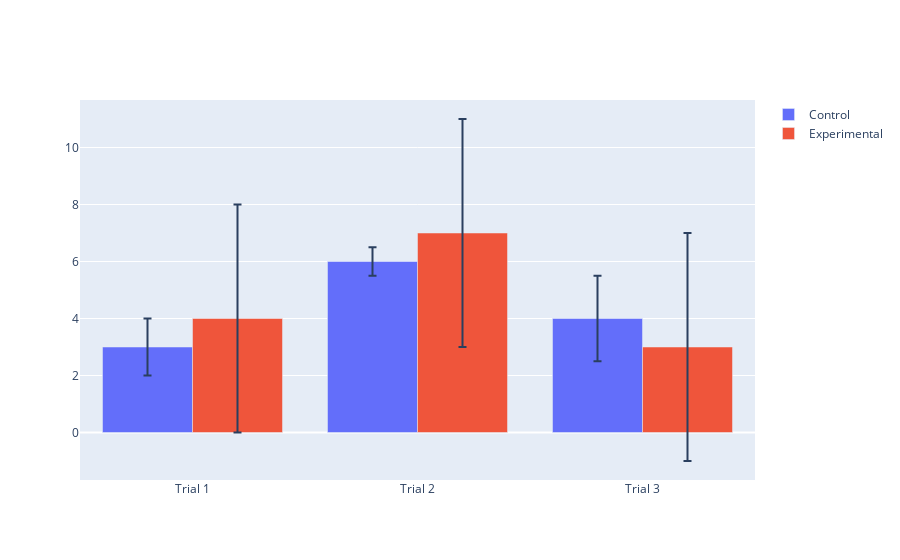

The notebook cell this image was saved under:
### Code cell
fig = go.Figure()
fig.add_trace(go.Bar(
    name='Control',
    x=['Trial 1', 'Trial 2', 'Trial 3'], y=[3, 6, 4],
    error_y=dict(type='data', array=[1, 0.5, 1.5])
))
fig.add_trace(go.Bar(
    name='Experimental',
    x=['Trial 1', 'Trial 2', 'Trial 3'], y=[4, 7, 3],
    error_y=dict(type='data', array=[4, 4, 4])
))
fig.update_layout(barmode='group')
fig.show()

### Figure 1 — Plotly figure (JSON) as saved in the notebook; plotly's stock layout.template omitted (floating-point values rounded to 4 significant figures)
{"data": [{"error_y": {"array": [1, 0.5, 1.5], "type": "data"}, "name": "Control", "type": "bar", "x": ["Trial 1", "Trial 2", "Trial 3"], "y": [3, 6, 4]}, {"error_y": {"array": [4, 4, 4], "type": "data"}, "name": "Experimental", "type": "bar", "x": ["Trial 1", "Trial 2", "Trial 3"], "y": [4, 7, 3]}], "layout": {"barmode": "group"}}
